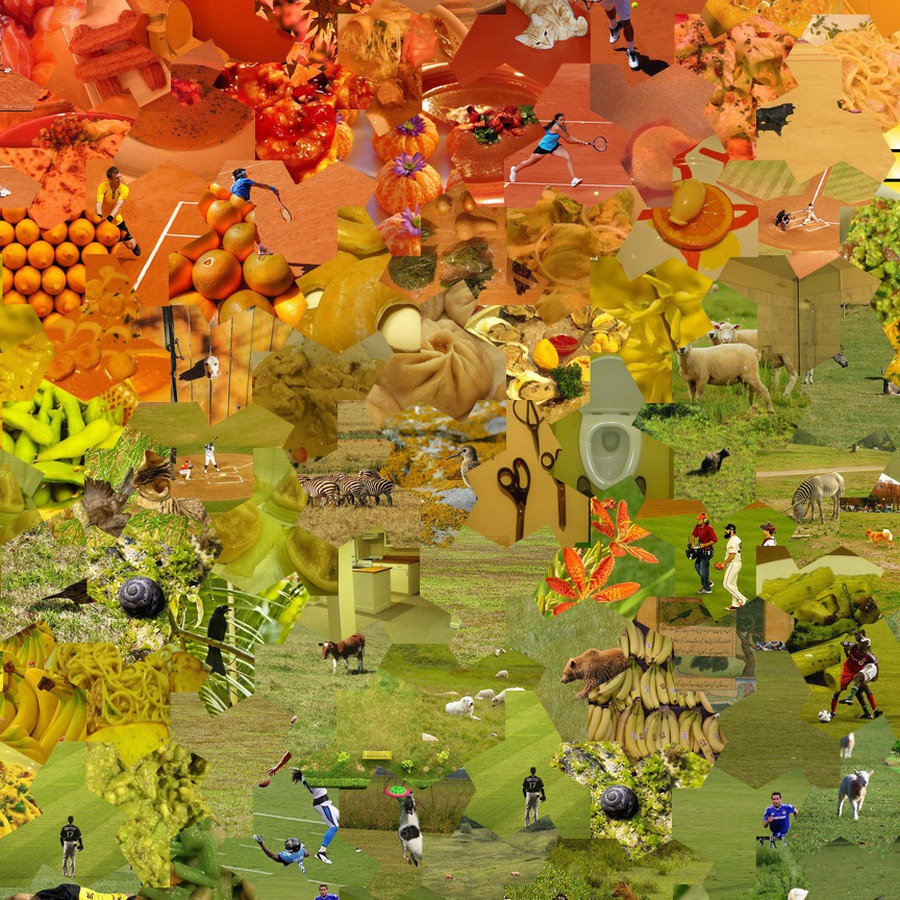
#> input picture assets/examples/detail_einstein_hat.jpg, 900 x 900 px
$ python make_dzi.py ../../assets/examples/detail_einstein_hat.jpg out
#> lines starting #> are read from the running program, lines starting #| are printed output that depends on the picture
"""
src/tools/make_dzi.py
---------------------
Generates a Deep Zoom Image (DZI) pyramid from a mosaic (JPG or PNG).

Output layout:
    <out_dir>/<stem>.dzi          -- XML descriptor
    <out_dir>/<stem>_files/<N>/   -- tile directories per level

Tile size: 256 px, overlap: 1 px, JPEG quality: 70.
Optimised for GitHub Pages hosting (small tile count, low quality).

Usage:
    python -m src.tools.make_dzi <input> <out_dir>
    python -m src.tools.make_dzi <input> <out_dir> --max-level 13
"""
import argparse
import math
import sys
from pathlib import Path

from PIL import Image

Image.MAX_IMAGE_PIXELS = None  # allow 16K mosaics and 4:1 panoramas (324 Mpx)

TILE_SIZE = 256
OVERLAP = 1
JPEG_QUALITY = 70

DZI_TEMPLATE = (
    '<?xml version="1.0" encoding="UTF-8"?>\n'
    '<Image TileSize="{tile_size}" Overlap="{overlap}" Format="jpg"'
    ' xmlns="http://schemas.microsoft.com/deepzoom/2008">\n'
    '  <Size Width="{width}" Height="{height}"/>\n'
    '</Image>\n'
)


def _level_size(orig_w: int, orig_h: int, max_level: int, level: int) -> tuple[int, int]:
    scale = 2 ** (level - max_level)
    w = max(1, math.ceil(orig_w * scale))
    h = max(1, math.ceil(orig_h * scale))
    return w, h


def make_dzi(
    input_path: Path,
    out_dir: Path,
    max_level_cap: int | None = None,
    skip_existing: bool = True,
    progress_cb=None,
) -> None:
    """Build a DZI pyramid. With ``skip_existing`` (default) any tile already on
    disk with non-zero size is left untouched — re-running on an interrupted or
    partial export only fills the gaps (same idempotency philosophy as the batch
    CLI). Pass ``skip_existing=False`` to force a full regeneration.

    ``progress_cb``, if given, is called ``progress_cb(done, total)`` as tiles
    are processed (``done`` counts both written and skipped tiles, ``total`` is
    the full tile count across every pyramid level), throttled to ~100 calls.
    Mirrors the render progress_cb contract so the GUI can drive a progress bar.
    """
#> called with skip_existing = True
    print(f"Loading {input_path.name} ...")
    img = Image.open(input_path).convert("RGB")
#> img is the input picture: PIL image 900x900 RGB; mean R, G, B 161.2, 122.3, 45.4
    orig_w, orig_h = img.size
#> orig_w = 900; orig_h = 900
    print(f"  Source: {orig_w}x{orig_h} px")
#|   Source: 900x900 px

    max_level = math.ceil(math.log2(max(orig_w, orig_h)))
#> max_level = 10

    if max_level_cap is not None and max_level_cap < max_level:
        cap_size = 2 ** max_level_cap
        # Downscale so longest side == cap_size
        ratio = cap_size / max(orig_w, orig_h)
        new_w = max(1, round(orig_w * ratio))
        new_h = max(1, round(orig_h * ratio))
        print(f"  Capping at level {max_level_cap} -> resizing to {new_w}x{new_h}")
        img = img.resize((new_w, new_h), Image.Resampling.LANCZOS)
        orig_w, orig_h = new_w, new_h
        max_level = max_level_cap

    stem = input_path.stem
    dzi_path = out_dir / f"{stem}.dzi"
    files_dir = out_dir / f"{stem}_files"
    files_dir.mkdir(parents=True, exist_ok=True)

    # Total tile count across every level, so progress_cb can report a fraction
    # up front (a pre-pass over sizes only — no image work).
    total_tiles = sum(
        math.ceil(_level_size(orig_w, orig_h, max_level, lv)[0] / TILE_SIZE)
        * math.ceil(_level_size(orig_w, orig_h, max_level, lv)[1] / TILE_SIZE)
        for lv in range(max_level, -1, -1)
    )
#> total_tiles = 29
    step = max(1, total_tiles // 100)
#> step = 1

    # Build pyramid level by level (top-down: level 0 = 1x1)
    # We iterate from max_level down to 0
    level_img = img
    written = skipped = processed = 0
    for level in range(max_level, -1, -1):
        lw, lh = _level_size(orig_w, orig_h, max_level, level)

        if level < max_level:
            level_img = img.resize((lw, lh), Image.Resampling.LANCZOS)

        level_dir = files_dir / str(level)
        level_dir.mkdir(exist_ok=True)

        cols = math.ceil(lw / TILE_SIZE)
        rows = math.ceil(lh / TILE_SIZE)

        for row in range(rows):
            for col in range(cols):
                tile_path = level_dir / f"{col}_{row}.jpg"
                if skip_existing and tile_path.exists() and tile_path.stat().st_size > 0:
                    skipped += 1
                else:
                    x0 = max(0, col * TILE_SIZE - OVERLAP)
                    y0 = max(0, row * TILE_SIZE - OVERLAP)
                    x1 = min(lw, (col + 1) * TILE_SIZE + OVERLAP)
                    y1 = min(lh, (row + 1) * TILE_SIZE + OVERLAP)
                    tile = level_img.crop((x0, y0, x1, y1))
                    tile.save(tile_path, "JPEG", quality=JPEG_QUALITY)
                    written += 1
                processed += 1
                if progress_cb is not None and (
                    processed % step == 0 or processed == total_tiles
                ):
                    progress_cb(processed, total_tiles)

        if level % 3 == 0 or level == max_level:
            print(f"  Level {level:2d}  {lw}x{lh}  ({cols}x{rows} tiles)")
#> this loop made 11 passes
#> pass 1, in make_dzi, `tile.save(tile_path, "JPEG", quality=JPEG_QUALITY)`:
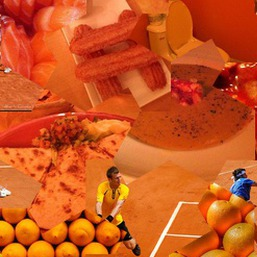
#> saved as 0_0.jpg: PIL image 257x257 RGB; mean R, G, B 203.9, 85.2, 30.6
#> pass 1, in make_dzi, `tile.save(tile_path, "JPEG", quality=JPEG_QUALITY)`:
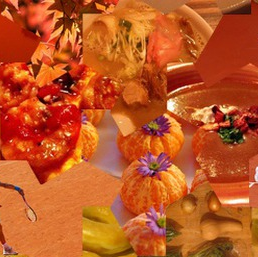
#> saved as 1_0.jpg: PIL image 258x257 RGB; mean R, G, B 189.3, 85.9, 35.2
#> pass 1, in make_dzi, `tile.save(tile_path, "JPEG", quality=JPEG_QUALITY)`:
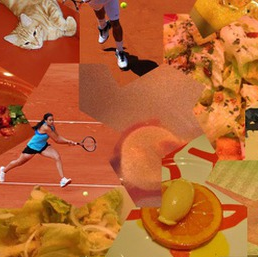
#> saved as 2_0.jpg: PIL image 258x257 RGB; mean R, G, B 183.8, 101.2, 48.4
#> pass 1, in make_dzi, `tile.save(tile_path, "JPEG", quality=JPEG_QUALITY)`:
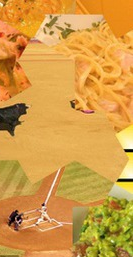
#> saved as 3_0.jpg: PIL image 133x257 RGB; mean R, G, B 211.8, 155.6, 69.8
#> after the loop, processed = 29; skipped = 0; written = 29

    if skipped:
        print(f"  Tiles written: {written}  (skipped {skipped} already on disk)")

    dzi_path.write_text(
        DZI_TEMPLATE.format(
            tile_size=TILE_SIZE,
            overlap=OVERLAP,
            width=orig_w,
            height=orig_h,
        ),
        encoding="utf-8",
    )
    print(f"  Saved: {dzi_path}")

    # Report disk usage
    total = sum(f.stat().st_size for f in files_dir.rglob("*") if f.is_file())
    print(f"  Tiles: {total / 1_048_576:.1f} MB in {files_dir}")


def main() -> None:
    parser = argparse.ArgumentParser(description="Generate DZI pyramid from mosaic image")
    parser.add_argument("input", help="Input image (JPG or PNG)")
    parser.add_argument("out_dir", help="Output directory (will be created if missing)")
    parser.add_argument(
        "--max-level",
        type=int,
        default=None,
        metavar="N",
        help="Cap pyramid at level N (2^N px on longest side). Use 13 for ~8K.",
    )
    parser.add_argument(
        "--no-skip",
        action="store_true",
        help="Regenerate every tile even if it already exists (default: skip existing).",
    )
    args = parser.parse_args()

    input_path = Path(args.input)
    if not input_path.exists():
        print(f"ERROR: input not found: {input_path}", file=sys.stderr)
        sys.exit(1)

    out_dir = Path(args.out_dir)
    out_dir.mkdir(parents=True, exist_ok=True)

    make_dzi(input_path, out_dir, max_level_cap=args.max_level, skip_existing=not args.no_skip)


if __name__ == "__main__":
    main()

$ run again, on assets/examples/detail_kite.jpg
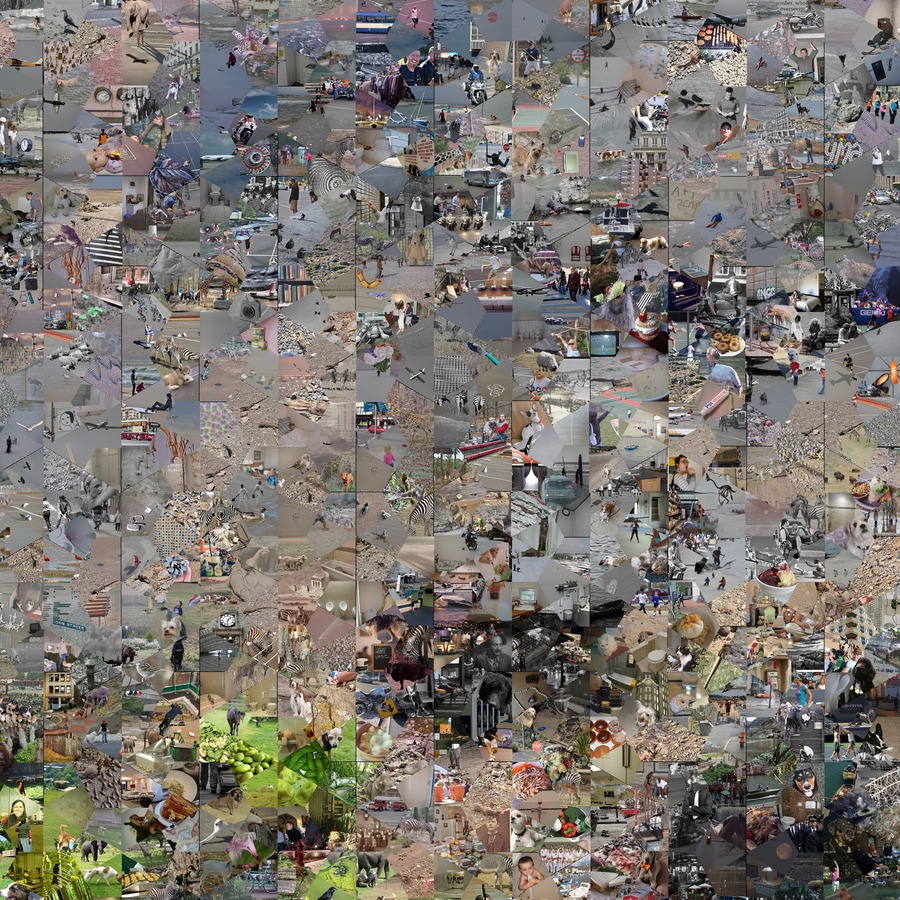
#> input picture assets/examples/detail_kite.jpg, 900 x 900 px
#> in make_dzi, img is the input picture: PIL image 900x900 RGB; mean R, G, B 123.4, 117.8, 111.4
#|   Source: 900x900 px
#> the loop in make_dzi, `for level in range(max_level, -1, -1):` made 11 passes
#> pass 1, in make_dzi, `tile.save(tile_path, "JPEG", quality=JPEG_QUALITY)`:
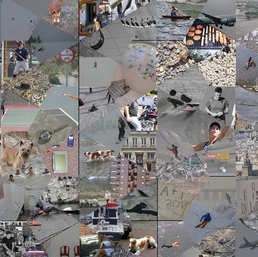
#> saved as 2_0.jpg: PIL image 258x257 RGB; mean R, G, B 130.2, 126.8, 125.6
#> pass 1, in make_dzi, `tile.save(tile_path, "JPEG", quality=JPEG_QUALITY)`:
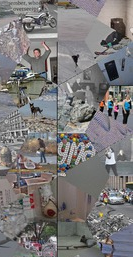
#> saved as 3_0.jpg: PIL image 133x257 RGB; mean R, G, B 123, 120.6, 121
#> after the loop in make_dzi, `for level in range(max_level, -1, -1):`: processed = 29; skipped = 0; written = 29

$ run again, on assets/examples/detail_spectre.jpg
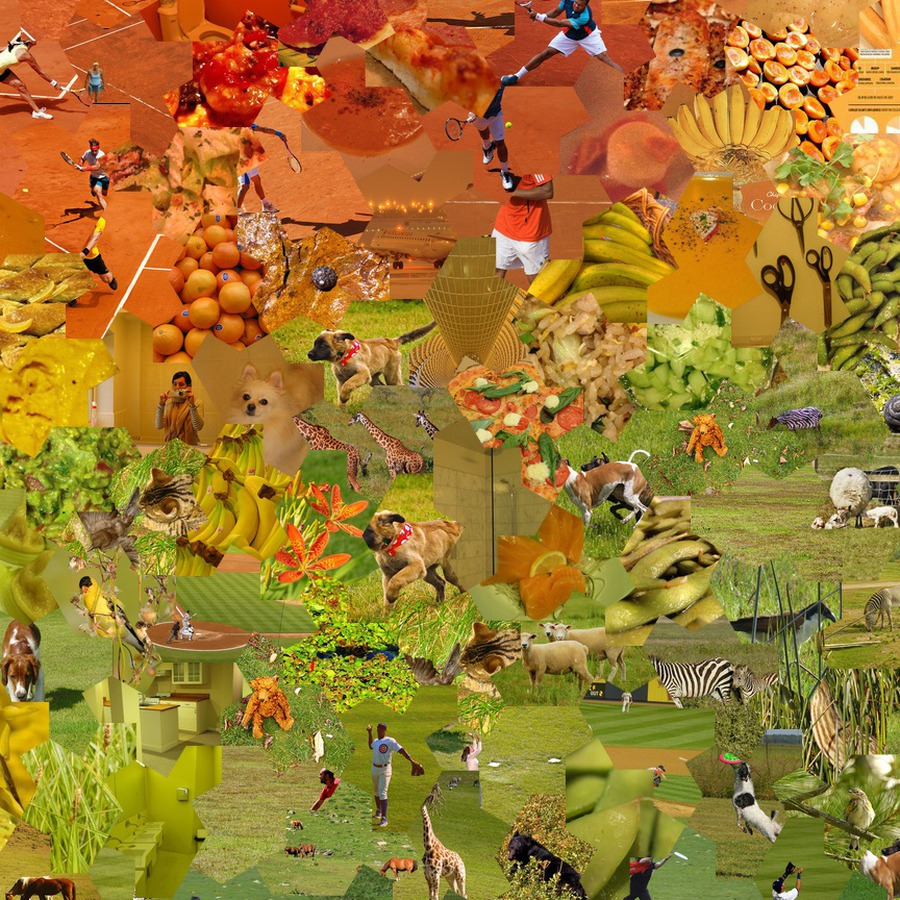
#> input picture assets/examples/detail_spectre.jpg, 900 x 900 px
#> in make_dzi, img is the input picture: PIL image 900x900 RGB; mean R, G, B 159.4, 121.7, 46.5
#|   Source: 900x900 px
#> the loop in make_dzi, `for level in range(max_level, -1, -1):` made 11 passes
#> pass 1, in make_dzi, `tile.save(tile_path, "JPEG", quality=JPEG_QUALITY)`:
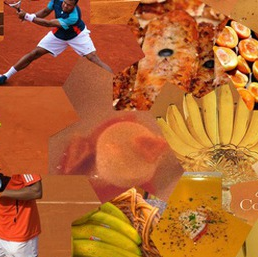
#> saved as 2_0.jpg: PIL image 258x257 RGB; mean R, G, B 181, 102.4, 48.3
#> pass 1, in make_dzi, `tile.save(tile_path, "JPEG", quality=JPEG_QUALITY)`:
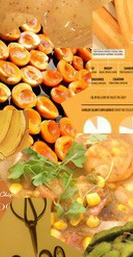
#> saved as 3_0.jpg: PIL image 133x257 RGB; mean R, G, B 208.1, 151.9, 67.9
#> after the loop in make_dzi, `for level in range(max_level, -1, -1):`: processed = 29; skipped = 0; written = 29
